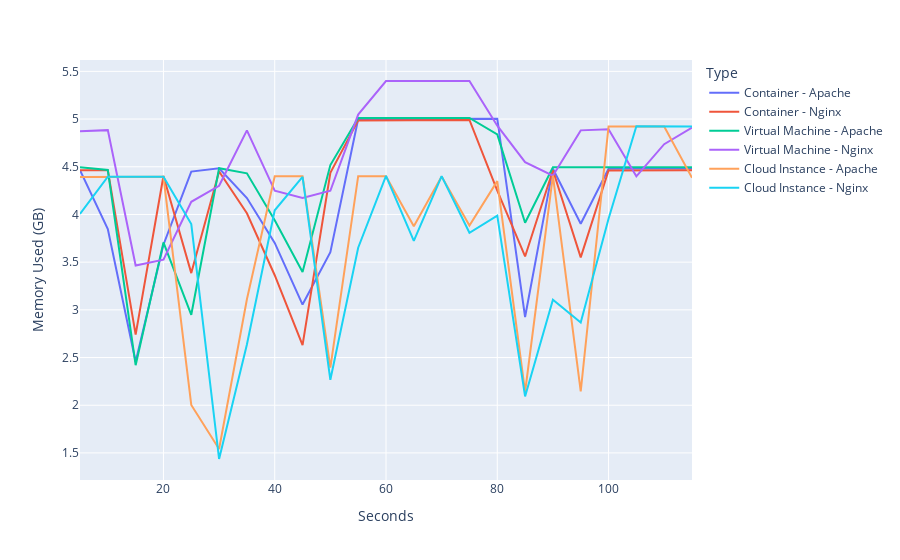

Source (notebook cell):
### Code cell
num_rows = 115
seconds = list(range(5, 5 + num_rows, 5))
container_nginx_memory_4G_total_average_df = pd.DataFrame(container_nginx_memory_4G_total_average).rename(columns={0: "Memory Used (GB)"})
container_nginx_memory_4G_total_average_df["Type"] = "Container - Nginx"
container_nginx_memory_4G_total_average_df["Seconds"] = seconds

vm_nginx_memory_4G_total_average_df = pd.DataFrame(vm_nginx_memory_4G_total_average).rename(columns={0: "Memory Used (GB)"})
vm_nginx_memory_4G_total_average_df["Type"] = "Virtual Machine - Nginx"
vm_nginx_memory_4G_total_average_df["Seconds"] = seconds

ec2_nginx_memory_4G_total_average_df = pd.DataFrame(ec2_nginx_memory_4G_total_average).rename(columns={0: "Memory Used (GB)"})
ec2_nginx_memory_4G_total_average_df["Type"] = "Cloud Instance - Nginx"
ec2_nginx_memory_4G_total_average_df["Seconds"] = seconds


container_apache_memory_4G_total_average_df = pd.DataFrame(container_apache_memory_4G_total_average).rename(columns={0: "Memory Used (GB)"})
container_apache_memory_4G_total_average_df["Type"] = "Container - Apache"
container_apache_memory_4G_total_average_df["Seconds"] = seconds

vm_apache_memory_4G_total_average_df = pd.DataFrame(vm_apache_memory_4G_total_average).rename(columns={0: "Memory Used (GB)"})
vm_apache_memory_4G_total_average_df["Type"] = "Virtual Machine - Apache"
vm_apache_memory_4G_total_average_df["Seconds"] = seconds

ec2_apache_memory_4G_total_average_df = pd.DataFrame(ec2_apache_memory_4G_total_average).rename(columns={0: "Memory Used (GB)"})
ec2_apache_memory_4G_total_average_df["Type"] = "Cloud Instance - Apache"
ec2_apache_memory_4G_total_average_df["Seconds"] = seconds

df_4G_total_average = pd.concat([container_apache_memory_4G_total_average_df,container_nginx_memory_4G_total_average_df,vm_apache_memory_4G_total_average_df,vm_nginx_memory_4G_total_average_df,ec2_apache_memory_4G_total_average_df,ec2_nginx_memory_4G_total_average_df])

fig = px.line(df_4G_total_average, x="Seconds", y="Memory Used (GB)", color="Type")

fig.show()

### Figure 1 — Plotly figure (JSON) as saved in the notebook; plotly's stock layout.template omitted (floating-point values rounded to 4 significant figures)
{"data": [{"hovertemplate": "Type=Container - Apache<br>Seconds=%{x}<br>Memory Used (GB)=%{y}<extra></extra>", "legendgroup": "Container - Apache", "line": {"color": "#636efa", "dash": "solid"}, "marker": {"symbol": "circle"}, "mode": "lines", "name": "Container - Apache", "orientation": "v", "showlegend": true, "type": "scatter", "x": [5, 10, 15, 20, 25, 30, 35, 40, 45, 50, 55, 60, 65, 70, 75, 80, 85, 90, 95, 100, 105, 110, 115], "xaxis": "x", "y": [4.463, 3.848, 2.455, 3.683, 4.45, 4.484, 4.172, 3.701, 3.055, 3.604, 5.001, 5.003, 5.003, 5.003, 5.004, 5.004, 2.925, 4.48, 3.903, 4.48, 4.482, 4.482, 4.482], "yaxis": "y"}, {"hovertemplate": "Type=Container - Nginx<br>Seconds=%{x}<br>Memory Used (GB)=%{y}<extra></extra>", "legendgroup": "Container - Nginx", "line": {"color": "#EF553B", "dash": "solid"}, "marker": {"symbol": "circle"}, "mode": "lines", "name": "Container - Nginx", "orientation": "v", "showlegend": true, "type": "scatter", "x": [5, 10, 15, 20, 25, 30, 35, 40, 45, 50, 55, 60, 65, 70, 75, 80, 85, 90, 95, 100, 105, 110, 115], "xaxis": "x", "y": [4.462, 4.464, 2.74, 4.403, 3.385, 4.451, 4.013, 3.363, 2.63, 4.437, 4.986, 4.989, 4.989, 4.991, 4.991, 4.25, 3.56, 4.464, 3.551, 4.461, 4.463, 4.464, 4.465], "yaxis": "y"}, {"hovertemplate": "Type=Virtual Machine - Apache<br>Seconds=%{x}<br>Memory Used (GB)=%{y}<extra></extra>", "legendgroup": "Virtual Machine - Apache", "line": {"color": "#00cc96", "dash": "solid"}, "marker": {"symbol": "circle"}, "mode": "lines", "name": "Virtual Machine - Apache", "orientation": "v", "showlegend": true, "type": "scatter", "x": [5, 10, 15, 20, 25, 30, 35, 40, 45, 50, 55, 60, 65, 70, 75, 80, 85, 90, 95, 100, 105, 110, 115], "xaxis": "x", "y": [4.494, 4.466, 2.42, 3.707, 2.948, 4.485, 4.432, 3.939, 3.397, 4.518, 5.011, 5.011, 5.011, 5.011, 5.012, 4.84, 3.913, 4.494, 4.494, 4.494, 4.494, 4.494, 4.494], "yaxis": "y"}, {"hovertemplate": "Type=Virtual Machine - Nginx<br>Seconds=%{x}<br>Memory Used (GB)=%{y}<extra></extra>", "legendgroup": "Virtual Machine - Nginx", "line": {"color": "#ab63fa", "dash": "solid"}, "marker": {"symbol": "circle"}, "mode": "lines", "name": "Virtual Machine - Nginx", "orientation": "v", "showlegend": true, "type": "scatter", "x": [5, 10, 15, 20, 25, 30, 35, 40, 45, 50, 55, 60, 65, 70, 75, 80, 85, 90, 95, 100, 105, 110, 115], "xaxis": "x", "y": [4.873, 4.884, 3.464, 3.525, 4.133, 4.301, 4.882, 4.25, 4.172, 4.248, 5.047, 5.398, 5.398, 5.399, 5.399, 4.93, 4.549, 4.406, 4.882, 4.892, 4.399, 4.736, 4.91], "yaxis": "y"}, {"hovertemplate": "Type=Cloud Instance - Apache<br>Seconds=%{x}<br>Memory Used (GB)=%{y}<extra></extra>", "legendgroup": "Cloud Instance - Apache", "line": {"color": "#FFA15A", "dash": "solid"}, "marker": {"symbol": "circle"}, "mode": "lines", "name": "Cloud Instance - Apache", "orientation": "v", "showlegend": true, "type": "scatter", "x": [5, 10, 15, 20, 25, 30, 35, 40, 45, 50, 55, 60, 65, 70, 75, 80, 85, 90, 95, 100, 105, 110, 115], "xaxis": "x", "y": [4.394, 4.394, 4.395, 4.395, 2.003, 1.542, 3.111, 4.401, 4.401, 2.395, 4.401, 4.401, 3.876, 4.398, 3.884, 4.349, 2.139, 4.406, 2.145, 4.922, 4.923, 4.923, 4.384], "yaxis": "y"}, {"hovertemplate": "Type=Cloud Instance - Nginx<br>Seconds=%{x}<br>Memory Used (GB)=%{y}<extra></extra>", "legendgroup": "Cloud Instance - Nginx", "line": {"color": "#19d3f3", "dash": "solid"}, "marker": {"symbol": "circle"}, "mode": "lines", "name": "Cloud Instance - Nginx", "orientation": "v", "showlegend": true, "type": "scatter", "x": [5, 10, 15, 20, 25, 30, 35, 40, 45, 50, 55, 60, 65, 70, 75, 80, 85, 90, 95, 100, 105, 110, 115], "xaxis": "x", "y": [4.005, 4.395, 4.395, 4.396, 3.899, 1.436, 2.636, 4.044, 4.393, 2.267, 3.652, 4.405, 3.724, 4.402, 3.808, 3.988, 2.092, 3.106, 2.867, 3.956, 4.924, 4.925, 4.922], "yaxis": "y"}], "layout": {"legend": {"title": {"text": "Type"}, "tracegroupgap": 0}, "margin": {"t": 60}, "xaxis": {"anchor": "y", "domain": [0, 1], "title": {"text": "Seconds"}}, "yaxis": {"anchor": "x", "domain": [0, 1], "title": {"text": "Memory Used (GB)"}}}}
